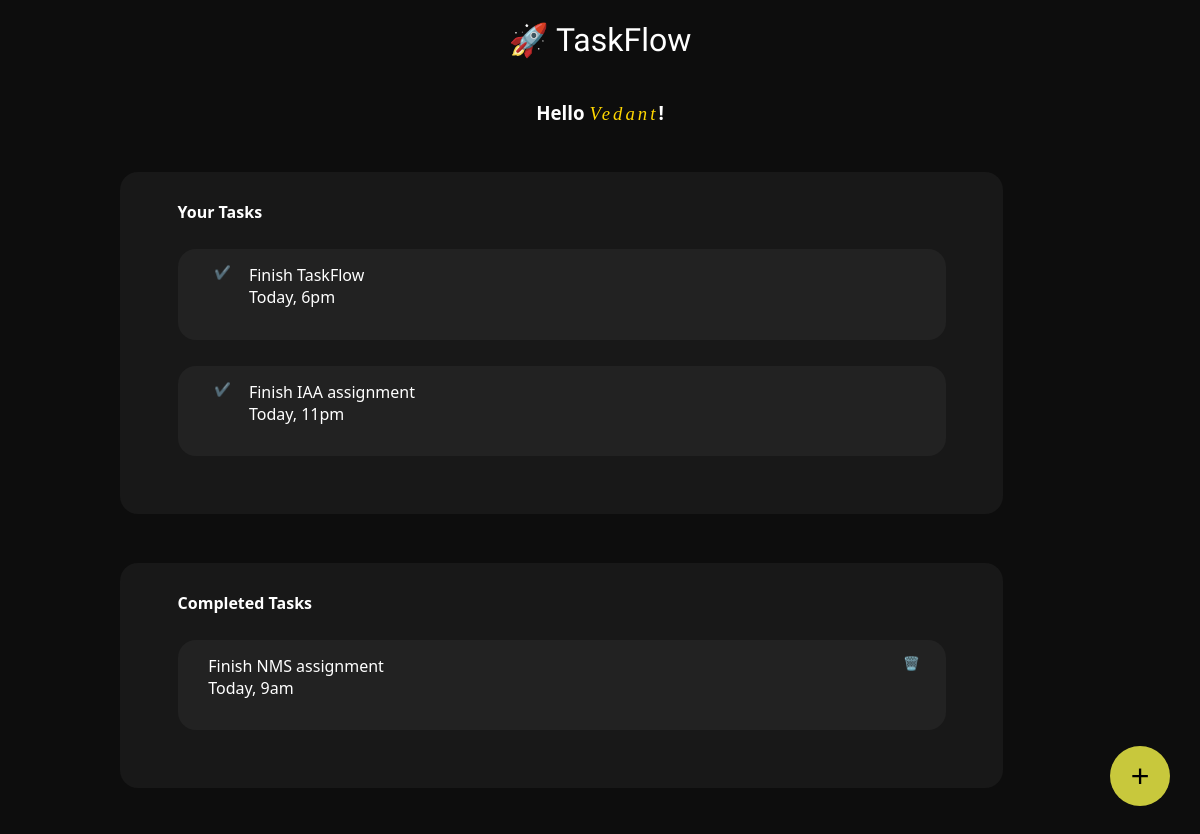
Before: /home/ with the older database file.
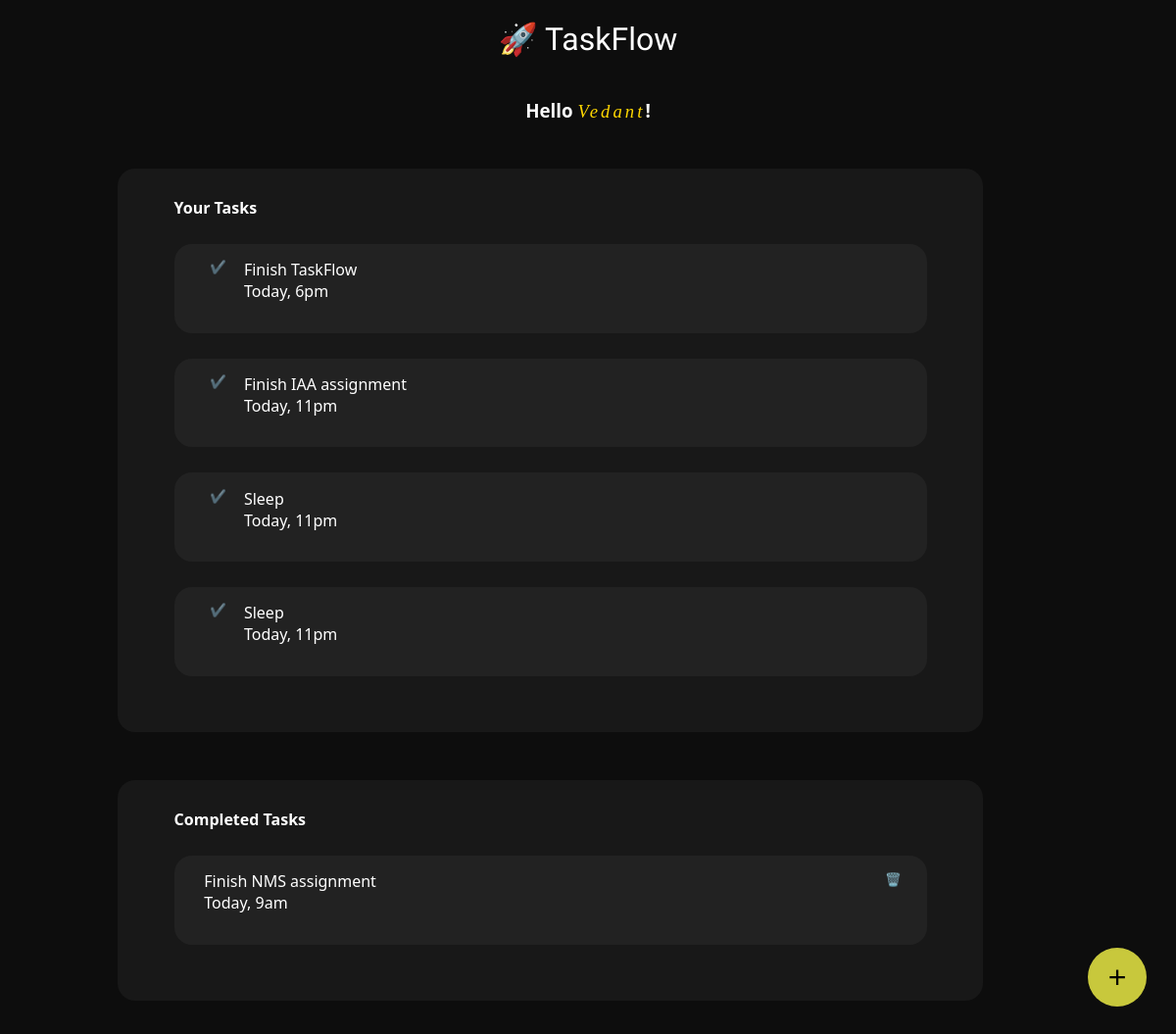
After: the same page with the newer database file.
### tasks/models.py (models this page shows, shortened)
class Task(models.Model):
    title = models.CharField(max_length=100)
    due_time = models.CharField(max_length=50)
    completed = models.BooleanField(default=False)

### tasks/views.py (the view)
# urls.py: 2. Add a URL to urlpatterns:  path('', views.home, name='home')
def home(request):
    if request.method == "POST":
        title = request.POST["title"]
        due = request.POST["due"]
        task = Task(title = title, due_time = due)
        task.save()
        return redirect("/")
    name = "vedant"
    context = {
        "name": name.capitalize(),
        "tasks": Task.objects.filter(completed = False),
        "completed": Task.objects.filter(completed = True)
    }
    return render(request, "home.html", context)

### tasks/templates/home.html (shortened to what this page needs)
<!doctype html>
<html lang="en">
  <head>
  </head>
  <body>
    <h1 class="title">🚀 TaskFlow</h1>
    <h3>
      Hello
      <span class="title" id="userName"><i>{{name}}</i></span
      >!
    </h3>
    <div class="totalTasks">
      <div class="yourTasks">
        <h4>Your Tasks</h4>
        {% for t in tasks %}
        <div class="task">
          <button title="Task Completed">✔️</button>
          <div class="taskText">
            <p>{{t.title}}</p>
            <p>{{t.due_time}}</p>
          </div>
        </div>
        {% endfor %}
      </div>
      <div class="yourTasks">
        <h4>Completed Tasks</h4>
        {% for ct in completed %}
        <div class="task">
          <div class="taskText">
            <p>{{ct.title}}</p>
            <p>{{ct.due_time}}</p>
          </div>
          <button id="deleteButton">🗑️</button>
        </div>
        {% endfor %}
      </div>
    </div>
    <button id="addButton" onclick="togglePopUp()" title="Add a new task">
      +
    </button>
  </body>
</html>

Changed rows visible on the page:
added Task: title "Sleep", due_time "Today, 11pm", shown under "Your Tasks"
added Task: title "Sleep", due_time "Today, 11pm", shown under "Your Tasks"
